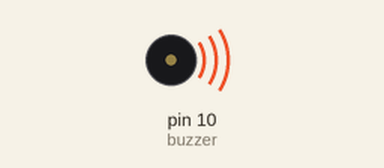
This sketch was run on a simulated Arduino Uno, built with avr-gcc and run on an emulated ATmega328P. Shown: buzzer (waves = sounding).

Above: at 0.2 s.
At 5.2 s:
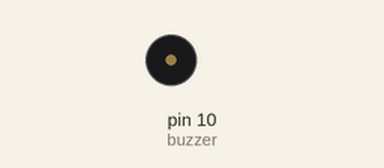
Timing chart, 0 to 13.7 s (numbered marks = the images above):
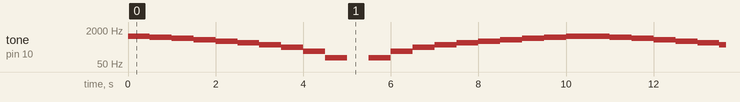

The sketch:

buzzer.ino
```cpp
int buzzer=10;
int waitTime=500;
void setup() {
  // put your setup code here, to run once:

}

void loop() {
  tone (buzzer,1000);
  delay(waitTime);
  tone (buzzer,900);
  delay(waitTime);
  tone (buzzer,800);
  delay(waitTime);
  tone (buzzer,700);
  delay(waitTime);
  tone (buzzer,600);
  delay(waitTime);
  tone (buzzer,500);
  delay(waitTime);
  tone (buzzer,400);
  delay(waitTime);
  tone (buzzer,300);
  delay(waitTime);
  tone (buzzer,200);
  delay(waitTime);
  tone (buzzer,100);
  delay(waitTime);
  tone (buzzer,0);
  delay(waitTime);
  tone (buzzer,100);
  delay(waitTime);
  tone (buzzer,200);
  delay(waitTime);
  tone (buzzer,300);
  delay(waitTime);
  tone (buzzer,400);
  delay(waitTime);
  tone (buzzer,500);
  delay(waitTime);
  tone (buzzer,600);
  delay(waitTime);
  tone (buzzer,700);
  delay(waitTime);
  tone (buzzer,800);
  delay(waitTime);
  tone (buzzer,900);
  delay(waitTime);
  tone (buzzer,1000);
  delay(waitTime);
}
```
